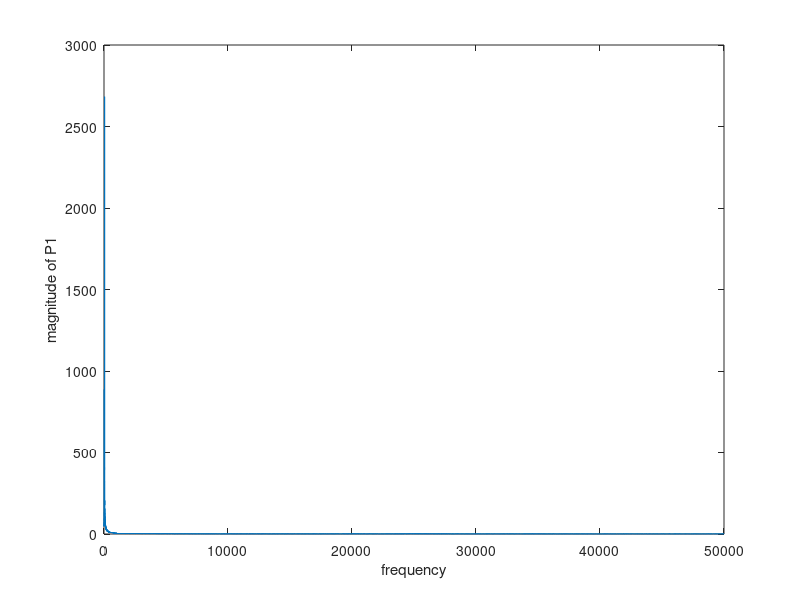

This figure's MATLAB source:
samples = csvread("adcQuantData.csv");                              % Data in cds
Fs=100000;                                                % Sampling Frequency
Ts=1/Fs;                                                % Sampling Interval
Fn = Fs/2;                                              % Nyquist Frequency
L = length(samples);                                          % Length Of Arrayt
t = linspace(0, 1, L);                                  % Time Vector
FTd = fft(samples)/L;                                         % Complex Fourier Transform Of sda
Fv = linspace(0, 1, fix(L/2)+1)*Fn;                     % Frequency Vector
Iv = 1:length(Fv);                                      % Matching Index Vector (For ‘FTd’ Addressing)
figure(1)
plot(Fv, abs(FTd(Iv))*2)
xlabel('frequency')
ylabel('magnitude of P1')